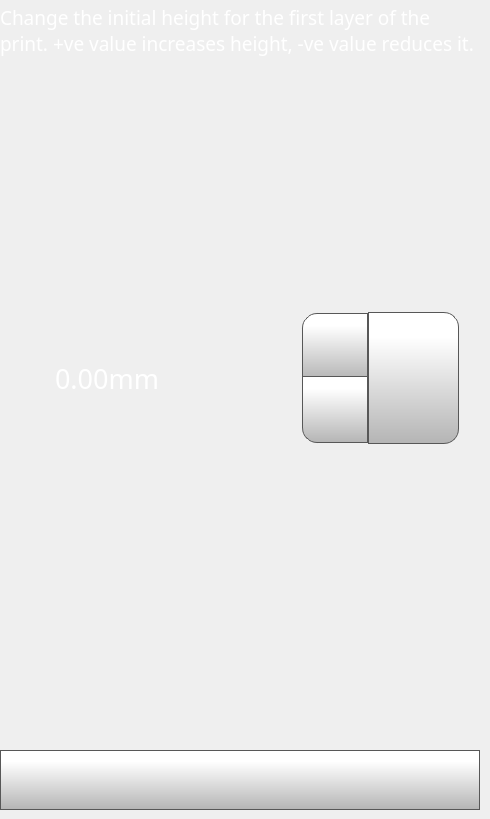
    <widget class="QWidget" name="nozzleOffsetPage">
     <widget class="QDoubleSpinBox" name="nozzleOffsetDoubleSpinBox">
      <property name="geometry">
       <rect>
        <x>50</x>
        <y>310</y>
        <width>321</width>
        <height>136</height>
       </rect>
      </property>
      <property name="font">
       <font>
        <family>Gotham</family>
        <pointsize>20</pointsize>
       </font>
      </property>
      <property name="styleSheet">
       <string notr="true">QDoubleSpinBox {
    padding-right: 5px; /* make room for the arrows */
	color: rgb(255, 255, 255);
	background-color: rgba(255, 255, 255, 0);
   
}
QDoubleSpinBox ::text:selected {
	background-color: rgb(255, 146, 57);
   
}
QDoubleSpinBox::up-button {
     border: 1px solid rgb(87, 87, 87);

border-top-left-radius: 15px;
	background-color: qlineargradient(spread:pad, x1:0, y1:1, x2:0, y2:0.188, stop:0 rgba(180, 180, 180, 255), stop:1 rgba(255, 255, 255, 255));
    width: 60px;
     height: 61px;
    padding: 2px;
}

QDoubleSpinBox::up-arrow { 
image: url(./templates/img/arrows.png);
    width: 40px;
     height: 40px;
padding: 5px;
}



QDoubleSpinBox::up-button:pressed {
    background-color: qlineargradient(x1: 0, y1: 0, x2: 0, y2: 1,
                                      stop: 0 #dadbde, stop: 1 #f6f7fa);
}


QDoubleSpinBox::down-button {
     border: 1px solid rgb(87, 87, 87);
border-bottom-left-radius: 15px;
	background-color: qlineargradient(spread:pad, x1:0, y1:1, x2:0, y2:0.188, stop:0 rgba(180, 180, 180, 255), stop:1 rgba(255, 255, 255, 255));
    width: 60px;
     height: 61px;
    padding: 2px;
}

QDoubleSpinBox::down-arrow { 
image: url(./templates/img/arrows-5.png);
    width: 40px;
    height: 40px;
padding: 5px;
}

QDoubleSpinBox::down-button:pressed {
    background-color: qlineargradient(x1: 0, y1: 0, x2: 0, y2: 1,
                                      stop: 0 #dadbde, stop: 1 #f6f7fa);

}

</string>
      </property>
      <property name="readOnly">
       <bool>false</bool>
      </property>
      <property name="buttonSymbols">
       <enum>QAbstractSpinBox::UpDownArrows</enum>
      </property>
      <property name="accelerated">
       <bool>true</bool>
      </property>
      <property name="suffix">
       <string>mm</string>
      </property>
      <property name="decimals">
       <number>2</number>
      </property>
      <property name="minimum">
       <double>-2.000000000000000</double>
      </property>
      <property name="maximum">
       <double>2.000000000000000</double>
      </property>
      <property name="singleStep">
       <double>0.050000000000000</double>
      </property>
     </widget>
     <widget class="QPushButton" name="nozzleOffsetSetButton">
      <property name="geometry">
       <rect>
        <x>368</x>
        <y>312</y>
        <width>91</width>
        <height>132</height>
       </rect>
      </property>
      <property name="font">
       <font>
        <family>Gotham</family>
        <pointsize>13</pointsize>
       </font>
      </property>
      <property name="styleSheet">
       <string notr="true">QPushButton {
     border: 1px solid rgb(87, 87, 87);
	background-color: qlineargradient(spread:pad, x1:0, y1:1, x2:0, y2:0.188, stop:0 rgba(180, 180, 180, 255), stop:1 rgba(255, 255, 255, 255));
border-top-right-radius: 15px;
border-bottom-right-radius: 15px;

}

QPushButton:pressed {
    background-color: qlineargradient(x1: 0, y1: 0, x2: 0, y2: 1,
                                      stop: 0 #dadbde, stop: 1 #f6f7fa);
}

QPushButton:flat {
    border: none; /* no border for a flat push button */
}

QPushButton:default {
    border-color: navy; /* make the default button prominent */
}
QPushButton:focus {
	outline: none;
}</string>
      </property>
      <property name="text">
       <string/>
      </property>
      <property name="icon">
       <iconset>
        <normaloff>templates/img/verification-mark.png</normaloff>templates/img/verification-mark.png</iconset>
      </property>
      <property name="iconSize">
       <size>
        <width>50</width>
        <height>50</height>
       </size>
      </property>
     </widget>
     <widget class="QLabel" name="feedRateLabelControlPage_3">
      <property name="geometry">
       <rect>
        <x>0</x>
        <y>0</y>
        <width>481</width>
        <height>61</height>
       </rect>
      </property>
      <property name="font">
       <font>
        <family>Gotham Light</family>
        <pointsize>14</pointsize>
        <weight>50</weight>
        <bold>false</bold>
       </font>
      </property>
      <property name="styleSheet">
       <string notr="true">color: rgb(255, 255, 255);</string>
      </property>
      <property name="text">
       <string>Change the initial height for the first layer of the print. +ve value increases height, -ve value reduces it.</string>
      </property>
      <property name="wordWrap">
       <bool>true</bool>
      </property>
     </widget>
     <widget class="QPushButton" name="nozzleOffsetBackButton">
      <property name="geometry">
       <rect>
        <x>0</x>
        <y>750</y>
        <width>480</width>
        <height>60</height>
       </rect>
      </property>
      <property name="minimumSize">
       <size>
        <width>0</width>
        <height>0</height>
       </size>
      </property>
      <property name="font">
       <font>
        <family>Gotham Light</family>
        <pointsize>9</pointsize>
       </font>
      </property>
      <property name="styleSheet">
       <string notr="true">QPushButton {
     border: 1px solid rgb(87, 87, 87);
	background-color: qlineargradient(spread:pad, x1:0, y1:1, x2:0, y2:0.188, stop:0 rgba(180, 180, 180, 255), stop:1 rgba(255, 255, 255, 255));


}

QPushButton:pressed {
    background-color: qlineargradient(x1: 0, y1: 0, x2: 0, y2: 1,
                                      stop: 0 #dadbde, stop: 1 #f6f7fa);
}

QPushButton:flat {
    border: none; /* no border for a flat push button */
}

QPushButton:default {
    border-color: navy; /* make the default button prominent */
}

QPushButton:focus {
	outline: none;
}</string>
      </property>
      <property name="text">
       <string/>
      </property>
      <property name="icon">
       <iconset>
        <normaloff>templates/img/arrows-4.png</normaloff>templates/img/arrows-4.png</iconset>
      </property>
      <property name="iconSize">
       <size>
        <width>50</width>
        <height>50</height>
       </size>
      </property>
      <property name="checkable">
       <bool>false</bool>
      </property>
      <property name="autoDefault">
       <bool>false</bool>
      </property>
      <property name="default">
       <bool>false</bool>
      </property>
      <property name="flat">
       <bool>false</bool>
      </property>
     </widget>
     <widget class="QLabel" name="printPreviewSelected_2">
      <property name="geometry">
       <rect>
        <x>140</x>
        <y>310</y>
        <width>161</width>
        <height>161</height>
       </rect>
      </property>
      <property name="styleSheet">
       <string notr="true">background-color: rgba(255, 255, 255, 0);</string>
      </property>
      <property name="text">
       <string/>
      </property>
      <property name="pixmap">
       <pixmap>templates/img/Nozzle Offset.png</pixmap>
      </property>
      <property name="scaledContents">
       <bool>true</bool>
      </property>
     </widget>
     <zorder>feedRateLabelControlPage_3</zorder>
     <zorder>nozzleOffsetDoubleSpinBox</zorder>
     <zorder>nozzleOffsetSetButton</zorder>
     <zorder>nozzleOffsetBackButton</zorder>
     <zorder>printPreviewSelected_2</zorder>
    </widget>
